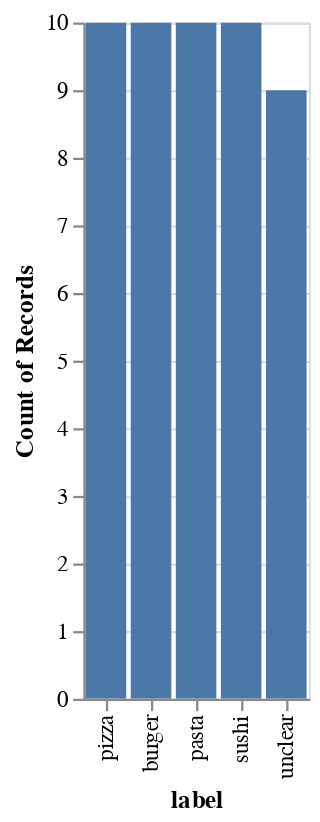

Notebook source saved alongside this figure:
### Code cell
DeepnoteChart(food_data, """{"layer":[{"layer":[{"mark":{"clip":true,"type":"bar","color":"#4c78a8","tooltip":true},"encoding":{"x":{"sort":null,"type":"nominal","field":"label","scale":{"type":"linear"}},"y":{"sort":null,"type":"quantitative","field":"label","scale":{"type":"linear"},"format":{"type":"default","decimals":null},"aggregate":"count","formatType":"numberFormatFromNumberType"}}}]}],"title":"","config":{"legend":{}},"$schema":"https://vega.github.io/schema/vega-lite/v5.json","encoding":{}}""")

### Figure 1 — Vega-Lite specification as saved in the notebook (floating-point values rounded to 4 significant figures)
{"$schema": "https://vega.github.io/schema/vega-lite/v5.json", "encoding": {}, "layer": [{"layer": [{"mark": {"type": "bar", "tooltip": true, "color": "#4c78a8", "clip": true}, "encoding": {"x": {"field": "label", "type": "nominal", "sort": null, "scale": {"type": "linear"}}, "y": {"field": "label", "type": "quantitative", "aggregate": "count", "sort": null, "scale": {"type": "linear"}, "formatType": "numberFormatFromNumberType", "format": {"type": "default", "decimals": null}}}}]}], "title": "", "config": {"legend": {}}, "data": {"values": [{"text": "Where can I find the best pizza in town? ", "label": "pizza"}, {"text": "What's the best burger place around here? ", "label": "burger"}, {"text": "Do you know where I can get the best pasta in the city? ", "label": "pasta"}, {"text": "Where can I find the most delicious sushi in this area? ", "label": "sushi"}, {"text": "What's the best place for pizza delivery? ", "label": "pizza"}, {"text": "Can you recommend a good burger joint nearby? ", "label": "burger"}, {"text": "Do you know where I can find authentic Italian pasta? ", "label": "pasta"}, {"text": "Where's the best sushi restaurant in the neighborhood? ", "label": "sushi"}, {"text": "What's the most popular pizza place in this town? ", "label": "pizza"}, {"text": "Where can I get the best burger and fries in the city? ", "label": "burger"}, {"text": "Do you have any recommendations for a pasta restaurant? ", "label": "pasta"}, {"text": "Where can I find the freshest sushi in the area? ", "label": "sushi"}, {"text": "What's the best pizza place for a family dinner? ", "label": "pizza"}, {"text": "Can you suggest a good burger spot for lunch? ", "label": "burger"}, {"text": "Where can I get the best homemade pasta in the city? ", "label": "pasta"}, {"text": "Do you know where I can find the most exotic sushi in town? ", "label": "sushi"}, {"text": "What's the most affordable pizza place in the area? ", "label": "pizza"}, {"text": "Where can I find the best gourmet burgers in town? ", "label": "burger"}, {"text": "Can you recommend a pasta place with outdoor seating? ", "label": "pasta"}, {"text": "Where can I find the best sushi buffet in the city? ", "label": "sushi"}, {"text": "What's the best pizza joint for a date night? ", "label": "pizza"}, {"text": "Do you know where I can get a classic burger and milkshake? ", "label": "burger"}, {"text": "Where can I find the best pasta dishes for vegetarians? ", "label": "pasta"}, {"text": "Where's the best sushi spot with a view in town? ", "label": "sushi"}, {"text": "What's the most popular pizza chain in the city? ", "label": "pizza"}, {"text": "Can you suggest a good burger place for takeout? ", "label": "burger"}, {"text": "Where can I find the best gluten-free pasta in the area? ", "label": "pasta"}, {"text": "Where can I find the most creative sushi rolls in town? ", "label": "sushi"}, {"text": "What's the best pizza place for a birthday party? ", "label": "pizza"}, {"text": "Do you know where I can get a burger with all the toppings? ", "label": "burger"}, {"text": "Where can I find the best homemade pasta sauces in the city? ", "label": "pasta"}, {"text": "What's the best sushi restaurant for a business meeting? ", "label": "sushi"}, {"text": "Where can I find the best vegan pizza in town? ", "label": "pizza"}, {"text": "Can you recommend a good burger place for a quick bite? ", "label": "burger"}, {"text": "Where can I find the best pasta carbonara in the area? ", "label": "pasta"}, {"text": "Where can I find the most authentic sushi experience in town? ", "label": "sushi"}, {"text": "What's the best pizza place for a casual night out? ", "label": "pizza"}, {"text": "Do you know where I can get a burger with a special sauce? ", "label": "burger"}, {"text": "Where can I find the best pasta dishes for a romantic dinner? ", "label": "pasta"}, {"text": "Where can I find the best sushi happy hour in the city? ", "label": "sushi"}, {"text": "The sound of the waves crashing against the shore is soothing to my soul.", "label": "unclear"}, {"text": "He played the guitar with such passion and skill that the entire room was captivated.", "label": "unclear"}, {"text": "The scent of fresh flowers wafted through the air filling my senses with delight.", "label": "unclear"}, {"text": "She was lost in thought staring out the window as the rain pattered against the glass.", "label": "unclear"}, {"text": "The city streets were bustling with people going about their daily lives.", "label": "unclear"}, {"text": "The scent of freshly brewed coffee filled the air  awakening my senses with its rich aroma.", "label": "unclear"}, {"text": "The stars twinkled in the sky a reminder of the vastness and beauty of the universe.", "label": "unclear"}, {"text": "She danced with abandon her movements fluid and graceful like a swan.", "label": "unclear"}, {"text": "The silence in the room was palpable as everyone waited with bated breath for the announcement.", "label": "unclear"}]}}
